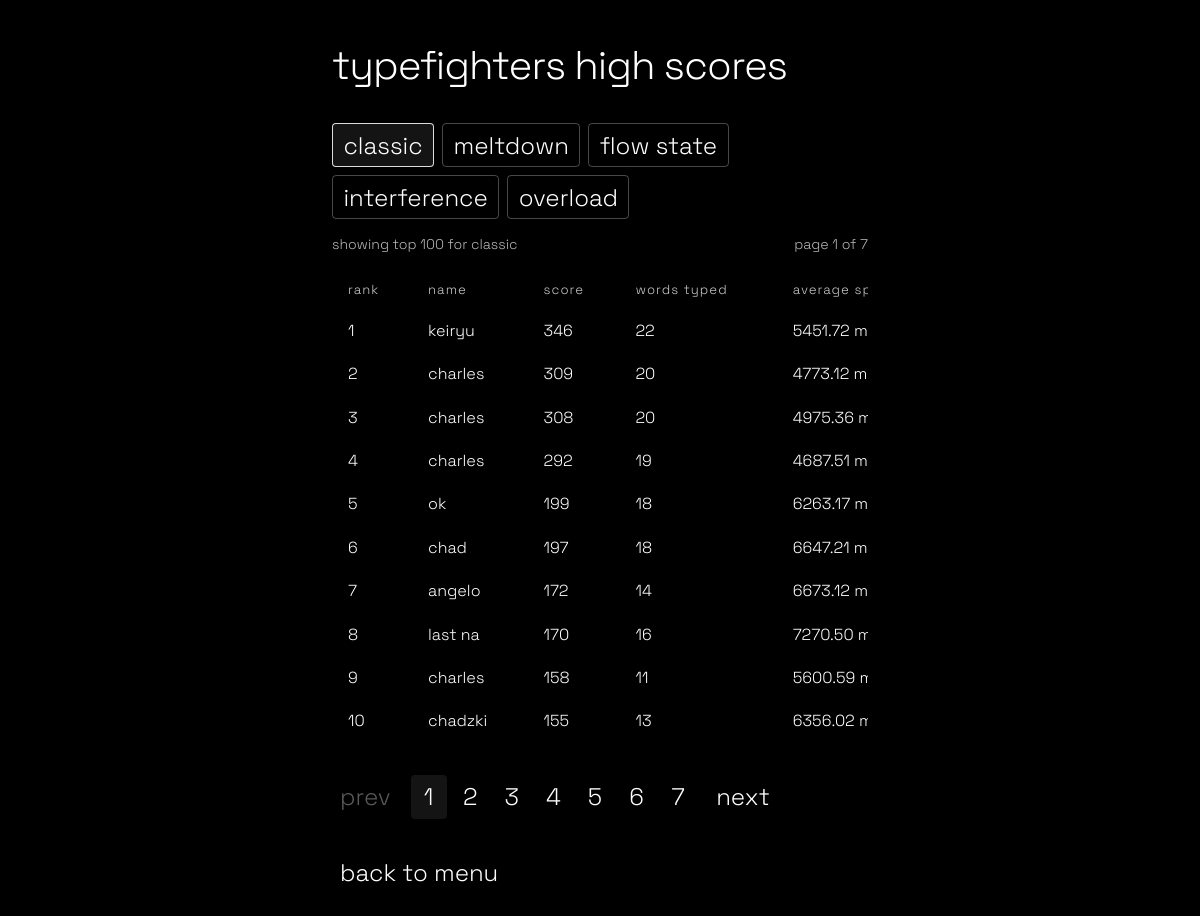
Screenshot of /highscores with the database file from the repository.
### models.py (models this page shows, shortened)
class HighScore(db.Model):
    id = db.Column(db.Integer, primary_key=True)
    name = db.Column(db.String(50), nullable=False)
    game_mode = db.Column(db.String(20), nullable=False, default='Classic')
    score = db.Column(db.Integer, nullable=False)
    avg_speed = db.Column(db.Float, nullable=False)
    words_typed = db.Column(db.Integer, nullable=False)
    final_stats_json = db.Column(db.Text, nullable=False, default='[]')
    created_at = db.Column(db.DateTime, default=datetime.utcnow)
    def to_dict(self):
        return {
            'name': self.name,
            'game_mode': self.game_mode,
            'score': self.score,
            'avg_speed': self.avg_speed,
            'words_typed': self.words_typed,
            'final_stats_json': self.final_stats_json
        }

### app.py (the view)
@app.route('/highscores')
def highscores():
    mode_tabs = [
        ('classic', 'Classic'),
        ('meltdown', 'Meltdown'),
        ('flow-state', 'Flow State'),
        ('interference', 'Interference'),
        ('overload', 'Overload')
    ]
    selected_mode = (request.args.get('mode') or 'classic').strip().lower()
    if selected_mode not in {slug for slug, _ in mode_tabs}:
        selected_mode = 'classic'
    page = _coerce_int(request.args.get('page'), 1)
    if page < 1:
        page = 1
    query = HighScore.query.filter(HighScore.game_mode == MODE_LABEL_MAP[selected_mode])
    all_scores = query.order_by(HighScore.score.desc(), HighScore.created_at.desc()).limit(100).all()
    page_size = 10
    total_scores = len(all_scores)
    total_pages = max(1, math.ceil(total_scores / page_size))
    if page > total_pages:
        page = total_pages
    start_index = (page - 1) * page_size
    scores = all_scores[start_index:start_index + page_size]
    stat_headers = build_final_stats(MODE_LABEL_MAP[selected_mode], {})
    stat_labels = [header['label'] for header in stat_headers]
    leaderboard_rows = []
    for index, row in enumerate(scores, start=start_index + 1):
        try:
            final_stats = json.loads(row.final_stats_json or '[]')
        except (TypeError, ValueError):
            final_stats = []
        if not final_stats:
            final_stats = build_final_stats(row.game_mode, row.to_dict())
        stat_map = {}
        for stat in final_stats:
            if isinstance(stat, dict) and 'label' in stat and 'value' in stat:
                stat_map[str(stat['label'])] = str(stat['value'])
        normalized_stats = []
        for label in stat_labels:
            normalized_stats.append({
                'label': label,
                'value': stat_map.get(label, '-')
            })
        leaderboard_rows.append({
            'rank': index,
            'score': row,
            'final_stats': normalized_stats
        })
    return render_template(
        'highscores.html',
        leaderboard_rows=leaderboard_rows,
        selected_mode=selected_mode,
        selected_mode_label=MODE_LABEL_MAP[selected_mode],
        mode_tabs=mode_tabs,
        stat_headers=stat_headers,
        page=page,
        total_pages=total_pages,
        total_scores=total_scores
    )

### app.py (called while the page is built, shortened)
def _coerce_int(value, default=0):
    try:
        return int(round(float(value)))
    except (TypeError, ValueError):
        return default

def _coerce_float(value, default=0.0):
    try:
        return float(value)
    except (TypeError, ValueError):
        return default

def build_final_stats(game_mode, payload, mode_stats=None):
    mode_name = str(game_mode or 'Classic').strip()
    data = mode_stats if isinstance(mode_stats, dict) else payload
    if mode_name == 'Meltdown':
        return [
            {'label': 'words cleared', 'value': str(_coerce_int(data.get('total_attempts') or data.get('words_cleared')))}
        ]
    words_typed = _coerce_int(data.get('total_attempts') or data.get('words_typed'))
    avg_speed = _coerce_float(data.get('avg_speed'))
    return [
        {'label': 'words typed', 'value': str(words_typed)},
        {'label': 'average speed', 'value': f'{avg_speed:.2f} ms'}
    ]

### templates/highscores.html
{% extends "base.html" %}
{% block content %}
<div class="highscores-layout">
    <div class="menu-title">typefighters high scores</div>
    <div class="score-tabs">
        {% for slug, label in mode_tabs %}
        <a class="menu-link score-tab{% if selected_mode == slug %} score-tab-active{% endif %}" href="{{ url_for('highscores', mode=slug, page=1) }}">{{ label }}</a>
        {% endfor %}
    </div>
    <div class="highscores-meta">
        <div class="highscores-meta-item">showing top 100 for {{ selected_mode_label }}</div>
        <div class="highscores-meta-item">page {{ page }} of {{ total_pages }}</div>
    </div>
    <div class="responsive-table highscores-table-wrap">
        <table>
            <thead>
                <tr>
                    <th>rank</th>
                    <th>name</th>
                    <th>score</th>
                    {% for header in stat_headers %}
                    <th>{{ header.label }}</th>
                    {% endfor %}
                </tr>
            </thead>
            <tbody>
                {% for item in leaderboard_rows %}
                <tr>
                    <td>{{ item.rank }}</td>
                    <td>{{ item.score.name }}</td>
                    <td>{{ item.score.score }}</td>
                    {% for stat in item.final_stats %}
                    <td>{{ stat.value }}</td>
                    {% endfor %}
                </tr>
                {% else %}
                <tr>
                    <td colspan="{{ 3 + stat_headers|length }}" class="text-center">no high scores yet.</td>
                </tr>
                {% endfor %}
            </tbody>
        </table>
    </div>
    <div class="score-pagination">
        <a class="menu-link score-page-link{% if page <= 1 %} is-disabled{% endif %}" href="{{ url_for('highscores', mode=selected_mode, page=page-1) if page > 1 else '#' }}">prev</a>
        <div class="score-page-numbers">
            {% for page_number in range(1, total_pages + 1) %}
            <a class="menu-link score-page-number{% if page_number == page %} score-page-number-active{% endif %}" href="{{ url_for('highscores', mode=selected_mode, page=page_number) }}">{{ page_number }}</a>
            {% endfor %}
        </div>
        <a class="menu-link score-page-link{% if page >= total_pages %} is-disabled{% endif %}" href="{{ url_for('highscores', mode=selected_mode, page=page+1) if page < total_pages else '#' }}">next</a>
    </div>
    <button class="menu-link" onclick="window.location.href='{{ url_for('menu') }}'">back to menu</button>
</div>
{% endblock %}

### static/styles.css (style rules this page uses)
*, *::before, *::after { box-sizing: border-box; }
body { background: #000; color: #fff; font-family: 'Space Grotesk', 'Fira Mono', 'Consolas', 'Menlo', monospace; min-height: 100vh; min-height: 100dvh; margin: 0; width: 100%; overflow-x: hidden; font-weight: 300; text-transform: lowercase; }
.menu-title { font-size: 2.5rem; font-weight: 300; margin-bottom: 2rem; letter-spacing: -1px; text-align: left; color: #fff; font-family: 'Space Grotesk', sans-serif; text-transform: lowercase; }
.menu-link { display: flex; align-items: center; color: #333; background: none; border: none; font-size: 1.5rem; font-family: 'Space Grotesk', sans-serif; margin: 1rem 0; text-align: left; cursor: pointer; text-decoration: none; outline: none; border-radius: 4px; padding: 0.2rem 0.5rem; min-height: 44px; transition: color 0.2s; font-weight: 300; text-transform: lowercase; }
.menu-link, .menu-link:visited { color: #fff; }
.score-tab { margin: 0; padding: 0.35rem 0.65rem; border: 1px solid rgba(255, 255, 255, 0.28); }
.score-tab.score-tab-active { border-color: rgba(255, 255, 255, 0.85); background: rgba(255, 255, 255, 0.08); }
.score-tabs { display: flex; gap: 0.5rem; flex-wrap: wrap; margin-bottom: 1rem; }
.highscores-layout { width: 100%; }
.highscores-meta { display: flex; justify-content: space-between; align-items: center; gap: 1rem; margin: 0.15rem 0 1rem 0; font-size: 0.88rem; opacity: 0.72; }
.highscores-table-wrap { margin-bottom: 1rem; width: 100%; overflow-x: auto; -webkit-overflow-scrolling: touch; }
.highscores-table-wrap table { min-width: 760px; }
.highscores-table-wrap table th, .highscores-table-wrap table td { padding: 0.55rem 0.4rem; border-bottom: 1px solid rgba(255, 255, 255, 0.12); text-align: left; vertical-align: top; }
.highscores-table-wrap table thead th { border-bottom-color: rgba(255, 255, 255, 0.42); font-size: 0.82rem; letter-spacing: 0.08em; opacity: 0.8; }
.score-pagination { display: flex; align-items: center; gap: 0.75rem; flex-wrap: wrap; margin-bottom: 1rem; }
.score-page-numbers { display: flex; gap: 0.35rem; flex-wrap: wrap; }
.score-page-number, .score-page-link { min-width: 2.25rem; text-align: center; justify-content: center; }
.score-page-number-active { border-color: rgba(255, 255, 255, 0.85); background: rgba(255, 255, 255, 0.08); }
.score-page-link.is-disabled { opacity: 0.35; pointer-events: none; }
a, .link-btn { color: #fff; text-decoration: none; cursor: pointer; font-size: 1.1rem; margin: 0.5rem 0; background: none; border: none; padding: 0; font-family: 'Space Grotesk', sans-serif; text-align: left; font-weight: 300; text-transform: lowercase; }
th, td { border: none !important; padding: 0.7rem 1rem !important; text-align: left; color: #fff; background: none; font-family: 'Space Grotesk', sans-serif; font-weight: 300; text-transform: lowercase; }
::placeholder { color: #aaa; }
.responsive-table { width: 100%; overflow-x: auto; -webkit-overflow-scrolling: touch; }
.responsive-table table { width: 100%; min-width: 620px; border-collapse: collapse; }

### rows the page displays
HighScore: score.name "keiryu", score.score "346"
HighScore: score.name "charles", score.score "309"
HighScore: score.name "charles", score.score "308"
HighScore: score.name "charles", score.score "292"
HighScore: score.name "ok", score.score "199"
HighScore: score.name "chad", score.score "197"
HighScore: score.name "angelo", score.score "172"
HighScore: score.name "last na", score.score "170"
HighScore: score.name "charles", score.score "158"
HighScore: score.name "chadzki", score.score "155"

### other values shown
{{ label }} "classic" "meltdown" "flow state" "interference" "overload"
{{ selected_mode_label }} "classic"
{{ page }} "1"
{{ total_pages }} "7"
{{ header.label }} "words typed" "average…"
{{ item.rank }} "1" "2" "3" "4" "5" "6" "7" "8" "9" "10"
{{ stat.value }} "22" "5451.72…" "20" "4773.12…" "20" "4975.36…" "19" "4687.51…" "18" "6263.17…" "18" "6647.21…" "14" "6673.12…" "16" "7270.50…" "11" "5600.59…" "13" "6356.02…"
{{ page_number }} "1" "2" "3" "4" "5" "6" "7"
